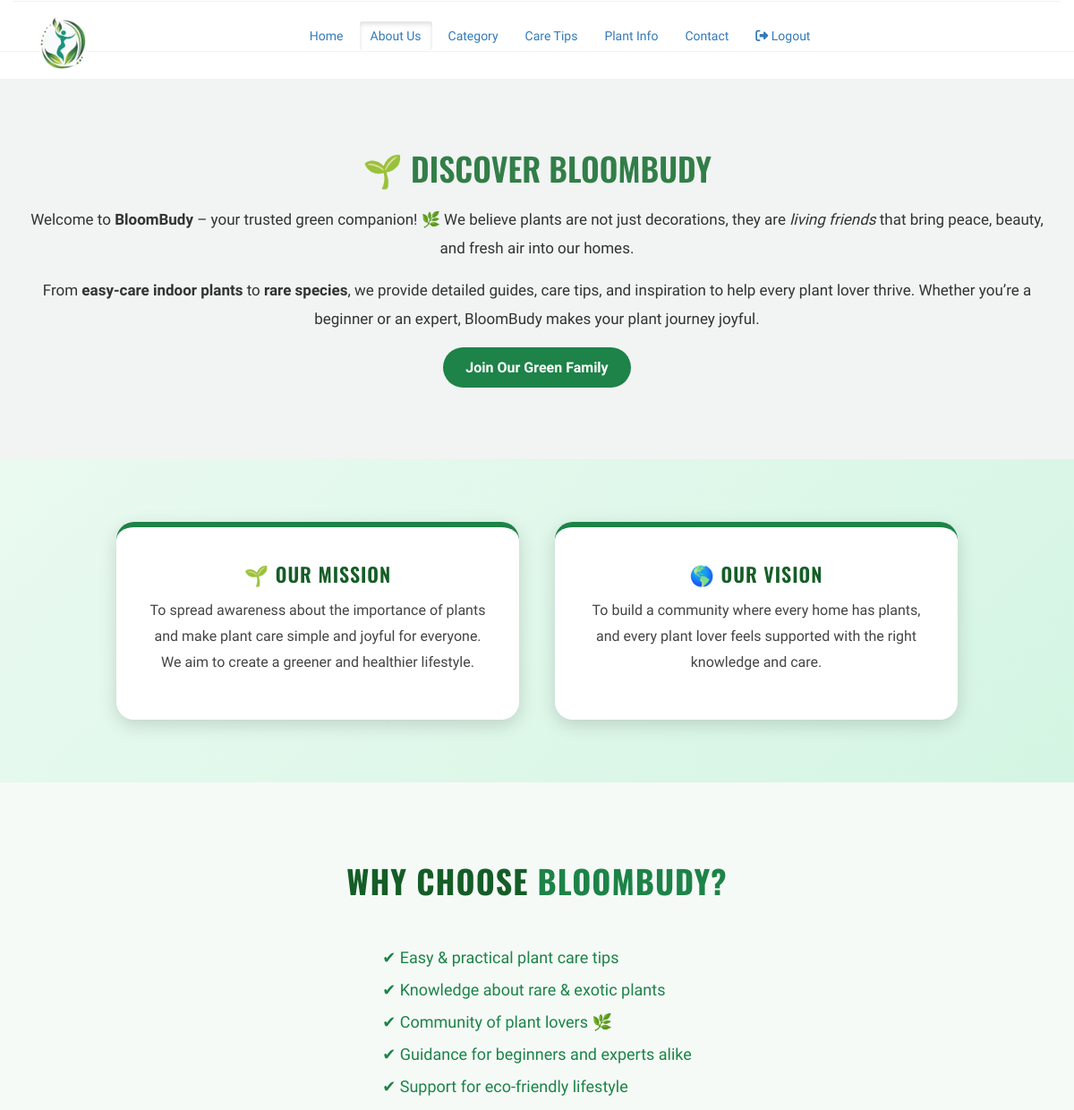
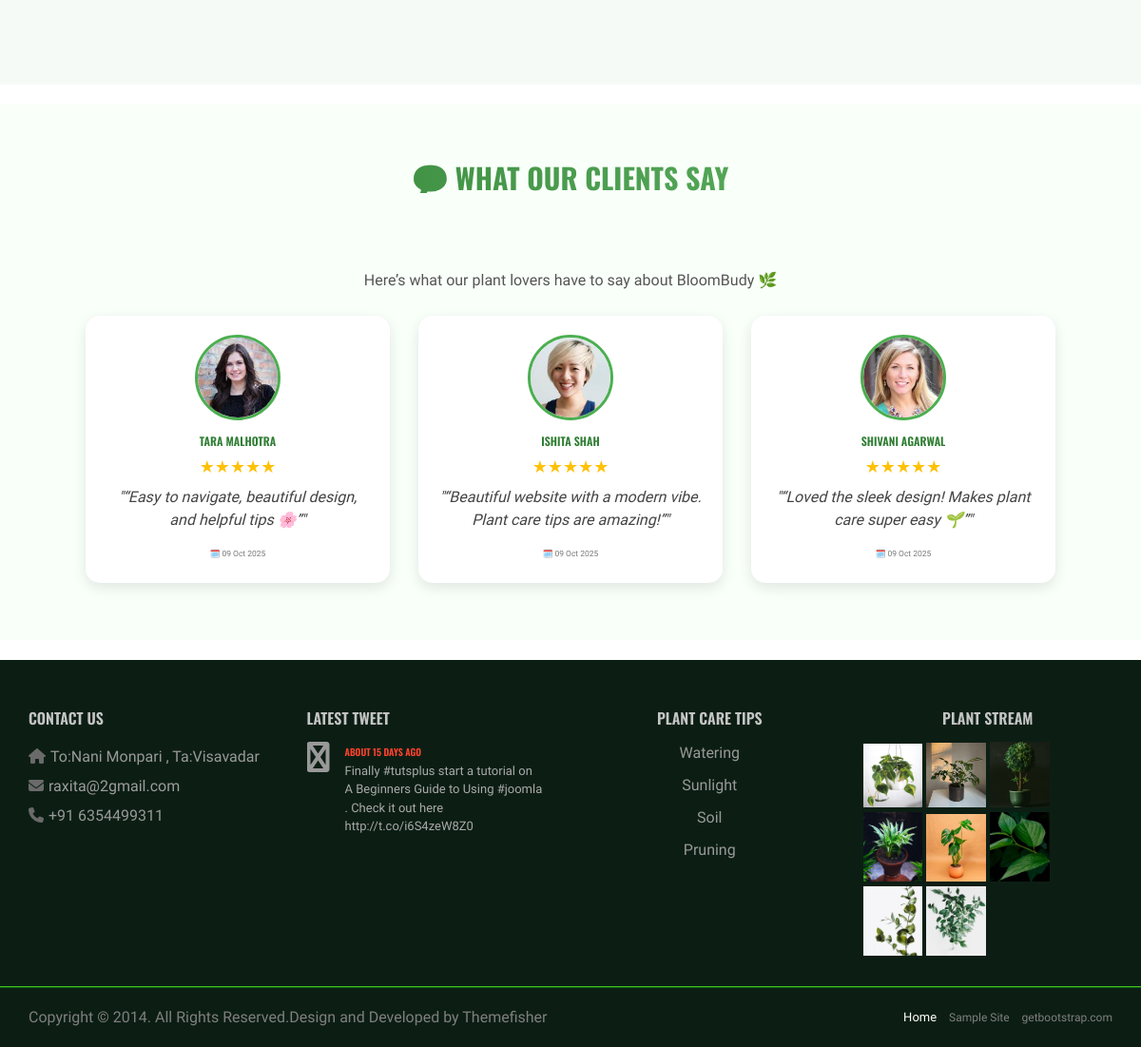
Page /about.php on the committed database (2 pictures, top to bottom).
### tables this page shows
CREATE TABLE `sitesettings` (
  `id` int(10) NOT NULL,
  `sitename` varchar(100) NOT NULL,
  `address` text NOT NULL,
  `phoneno` varchar(12) NOT NULL,
  `email` varchar(150) NOT NULL,
  `image` varchar(100) NOT NULL
);

CREATE TABLE `feedback` (
  `id` int(11) NOT NULL,
  `name` varchar(100) NOT NULL,
  `email` varchar(100) NOT NULL,
  `rating` int(11) NOT NULL,
  `message` text NOT NULL,
  `submitted_at` timestamp NOT NULL DEFAULT current_timestamp(),
  `photo` varchar(255) DEFAULT NULL
);

### about.php (the view, shortened to what this page needs)
<!doctype html>
<html lang="en">
    <head>
        <link rel="stylesheet" href="css/style.css">
    </head>
    <?php
    include_once('include/style.php');
    ?>
    <body>
       <?php
           include_once('include/config.php');
                     $settingqry="select * from sitesettings";
                     $settingresult = mysqli_query($conn,$settingqry) or exit("settings select fail" . mysqli_error($conn));
                     $settingrow=mysqli_fetch_array($settingresult);
        ?>
    <?php
    include_once('include/header.php');
    ?>
<section id="about-us">
  <div class="container">
    <div class="about-text">
       <h1 class="display-1 animated slideInLeft">🌱 Discover BloomBudy</h1><br>
      <p>
        Welcome to <b>BloomBudy</b> – your trusted green companion! 🌿
        We believe plants are not just decorations, they are <i>living friends</i> that bring
        peace, beauty, and fresh air into our homes.
      </p>
      <p>
        From <b>easy-care indoor plants</b> to <b>rare species</b>, we provide
        detailed guides, care tips, and inspiration to help every plant lover thrive.
        Whether you’re a beginner or an expert, BloomBudy makes your plant journey joyful.
      </p>
      <a href="contact.php" class="btn-explore">Join Our Green Family</a>
    </div>
  </div>
</section>
<section id="mission-vision">
  <div class="container">
    <div class="mv-box">
      <h3>🌱 Our Mission</h3>
      <p>
        To spread awareness about the importance of plants and make plant care
        simple and joyful for everyone. We aim to create a greener and healthier lifestyle.
      </p>
    </div>
    <div class="mv-box">
      <h3>🌎 Our Vision</h3>
      <p>
        To build a community where every home has plants, and every plant lover
        feels supported with the right knowledge and care.
      </p>
    </div>
  </div>
</section>
<section id="why-choose">
  <div class="container">
    <h2>Why Choose <span>BloomBudy?</span></h2>
    <ul class="why-list">
      <li>✔ Easy & practical plant care tips</li>
      <li>✔ Knowledge about rare & exotic plants</li>
      <li>✔ Community of plant lovers 🌿</li>
      <li>✔ Guidance for beginners and experts alike</li>
      <li>✔ Support for eco-friendly lifestyle</li>
    </ul>
  </div>
</section><br>
 <?php
include_once('include/config.php');
$qry = "SELECT * FROM feedback ORDER BY submitted_at DESC LIMIT 3";
$result = mysqli_query($conn, $qry);
?>
<section class="feedback-display">
  <div class="container">
    <h2 class="section-title" data-aos="fade-up">💬 What Our Clients Say</h2>
    <p class="section-subtitle" data-aos="fade-up" data-aos-delay="100">
      Here’s what our plant lovers have to say about BloomBudy 🌿
    </p>
    <div class="feedback-grid">
      <?php if($result && mysqli_num_rows($result) > 0): ?>
        <?php while($row = mysqli_fetch_assoc($result)): ?>
          <?php
            $photoFile = !empty($row['photo']) ? 'uploads/feedback/' . $row['photo'] : 'assets/default-user.png';
            $name = htmlspecialchars($row['name'] ?? 'Anonymous');
            $message = htmlspecialchars($row['message'] ?? '');
            $rating = isset($row['rating']) ? (int)$row['rating'] : 0;
            $displayDate = isset($row['submitted_at']) ? date('d M Y', strtotime($row['submitted_at'])) : '';
          ?>
          <div class="feedback-card" data-aos="zoom-in">
            <div class="feedback-photo">
              <img src="<?php echo $photoFile; ?>" alt="<?php echo $name; ?>">
            </div>
            <div class="feedback-content">
              <h3><?php echo $name; ?></h3>
              <div class="rating">
                <?php for($i=1; $i<=5; $i++): ?>
                  <span class="<?php echo ($i <= $rating) ? 'star filled' : 'star'; ?>">★</span>
                <?php endfor; ?>
              </div>
              <p class="message">"<?php echo $message; ?>"</p>
              <?php if($displayDate): ?>
                <small class="date">🗓️ <?php echo $displayDate; ?></small>
              <?php endif; ?>
            </div>
          </div>
        <?php endwhile; ?>
      <?php else: ?>
        <p class="no-feedback">No feedback yet. Be the first to share your experience!</p>
      <?php endif; ?>
    </div>
  </div>
</section>
<br>
      <?php
      include_once('include/footer.php');
      ?>
        <div id="copyright-section" class="copyright-section">
            <div class="container">
                <div class="row">
                    <div class="col-md-7">
                        <div class="copyright">
                            Copyright © 2014. All Rights Reserved.Design and Developed by <a href="http://www.themefisher.com">Themefisher</a>
                        </div>
                    </div>
                    <div class="col-md-5">
                        <div class="copyright-menu pull-right">
                            <ul>
                                <li><a href="#" class="active">Home</a></li>
                                <li><a href="#">Sample Site</a></li>
                                <li><a href="#">getbootstrap.com</a></li>
                            </ul>
                        </div>
                    </div>
                </div>
            </div>
        </div>
    </body>
</html>

### include/header.php (shortened to what this page needs)
  <header class="clearfix">
            <div class="navbar navbar-default navbar-top">
                <div class="container">
                    <div class="navbar-header">
                         <a class="navbar-brand" href="index.php">
                            <?php
                            if(isset($settingrow['image']) && $settingrow['image']!=null ){
                                ?>
                           <img src="images/logo/<?php echo $settingrow['image']; ?> "class ="logo" alt="" >
                                <?php
                            }else{
                                ?>
                                <h1><?php echo $settingrow['sitename']; ?></h1>
                                <?php
                            }
                           ?>
                        </a>
                    </div>
                    <div class="navbar-collapse collapse"><br>
<div class="container">
    <div class="d-flex justify-content-center my-4">
        <div class="p-3 bg-light rounded shadow d-flex align-items-center" style="gap:10px;">
            <a class="btn <?php echo basename($_SERVER['PHP_SELF']) == 'index.php' ? 'active' : 'btn-outline-success'; ?>" href="index.php">Home</a>
            <a class="btn <?php echo basename($_SERVER['PHP_SELF']) == 'about.php' ? 'active' : 'btn-outline-success'; ?>" href="about.php">About Us</a>
            <?php $category_active_pages = ['category.php','subcategories.php']; ?>
            <div class="btn-group">
                <a href="#" class="btn <?php echo in_array(basename($_SERVER['PHP_SELF']), $category_active_pages) ? 'active' : 'btn-outline-success'; ?> dropdown-toggle" data-toggle="dropdown">
                    Category
                </a>
            </div>
            <a class="btn <?php echo basename($_SERVER['PHP_SELF']) == 'caretips.php' ? 'active' : 'btn-outline-success'; ?>" href="caretips.php">Care Tips</a>
            <a class="btn <?php echo basename($_SERVER['PHP_SELF']) == 'plantinfo.php' ? 'active' : 'btn-outline-success'; ?>" href="plantinfo.php">Plant Info</a>
            <a class="btn <?php echo basename($_SERVER['PHP_SELF']) == 'contact.php' ? 'active' : 'btn-outline-success'; ?>" href="contact.php">Contact</a>
            <a class="btn btn-outline-danger" href="logout.php"><i class="fas fa-sign-out-alt"></i> Logout</a>
        </div>
    </div>
</div>
                    </div>
                </div>
            </div>
        </header>
        <html>
            <head>
                 <link rel="stylesheet" href="https://cdnjs.cloudflare.com/ajax/libs/font-awesome/6.5.0/css/all.min.css">
            </head>
        </html>

### include/footer.php (shortened to what this page needs)
<section id="footer-section" class="footer-section">
          <div class="container">
              <div class="row">
                  <div class="col-md-3">
                      <div class="section-heading-2">
                          <h3 class="section-title">
                              <span>CONTACT US</span>
                          </h3>
                      </div>
                      <div class="footer-address">
                          <ul>
                              <li class="footer-contact"><i class="fa fa-home"></i><?php echo $settingrow['address']; ?></li>
                              <li class="footer-contact"><i class="fa fa-envelope"></i><a href="#"><?php echo $settingrow['email']; ?></a></li>
                              <li class="footer-contact"><i class="fa fa-phone"></i>+91 <?php echo $settingrow['phoneno']; ?></li>
                          </ul>
                      </div>
                  </div>
                   <div class="col-md-3">
                      <div class="section-heading-2">
                          <h3 class="section-title">
                              <span>Latest Tweet</span>
                          </h3>
                      </div>
                      <div class="latest-tweet">
                          <div class="media">
                              <div class="media-left">
                                  <i class="fa fa-twitter fa-2x media-object"></i>
                              </div>
                              <div class="media-body">
                                  <h4 class="media-heading">About 15 days ago</h4>
                                  <p>Finally #tutsplus start a tutorial on A Beginners Guide to Using #joomla . Check it out here http://t.co/i6S4zeW8Z0</p>
                              </div>
                          </div>
                      </div>
              </div>
                   <div class="col-md-3">
                      <div class="section-heading-2">
                          <h3 class="section-title">
                             <center> <span>Plant care tips</span></center>
                          </h3>
                      </div>
                      <div class="subscription">
                          <center><p>Watering</p>
                          <p>Sunlight</p>
                          <p>Soil</p>
                          <p>Pruning</p></center>
                      </div>
                  </div>
                  <div class="col-md-3">
                      <div class="section-heading-2">
                          <h3 class="section-title">
                      <center><span>PLANT STREAM</span></center>
                          </h3>
                      </div>
                      <div class="flickr-widget">
                          <ul class="plant-list">
                              <li>
                                  <a href="asset/images/portfolio/img1.jpg" data-lightbox="picture-1">
                                      <img src="images/image1.jpg" alt="" class="img-responsive">
                                  </a>
                              </li>
                              <li>
                                  <a href="asset/images/portfolio/img2.jpg" data-lightbox="picture-2">
                                      <img src="images/image2.jpg" alt="" class="img-responsive">
                                  </a>
                              </li>
                              <li>
                                  <a href="asset/images/portfolio/img3.jpg" data-lightbox="picture-3">
                                      <img src="images/image3.jpg" alt="" class="img-responsive">
                                  </a>
                              </li>
                              <li>
                                  <a href="asset/images/portfolio/img4.jpg" data-lightbox="picture-4">
                                      <img src="images/image4.jpg" alt="" class="img-responsive">
                                  </a>
                              </li>
                              <li>
                                  <a href="asset/images/portfolio/img5.jpg" data-lightbox="picture-5">
                                      <img src="images/image5.jpg" alt="" class="img-responsive">
                                  </a>
                              </li>
                              <li>
                                  <a href="asset/images/portfolio/img6.jpg" data-lightbox="picture-6">
                                      <img src="images/image6.jpg" alt="" class="img-responsive">
                                  </a>
                              </li>
                              <li>
                                  <a href="asset/images/portfolio/img1.jpg" data-lightbox="picture-7">
                                      <img src="images/image7.jpg" alt="" class="img-responsive">
                                  </a>
                              </li>
                              <li>
                                  <a href="asset/images/portfolio/img2.jpg" data-lightbox="picture-8">
                                      <img src="images/image8.jpg" alt="" class="img-responsive">
                                  </a>
                              </li>
                          </ul>
                      </div>
                  </div>
              </div>
          </div>
      </section>

### rows in the picture
sitesettings: image (picture), address "To:Nani Monpari , Ta:Visavadar", email "raxita@2gmail.com", phoneno "6354499311"
feedback: photo (picture), name "TARA MALHOTRA", message "“Easy to navigate, beautiful design, and helpful tips 🌸”", submitted_at "09 Oct 2025"
feedback: photo (picture), name "ISHITA SHAH", message "“Beautiful website with a modern vibe. Plant care tips are amazing!”", submitted_at "09 Oct 2025"
feedback: photo (picture), name "SHIVANI AGARWAL", message "“Loved the sleek design! Makes plant care super easy 🌱”", submitted_at "09 Oct 2025"
